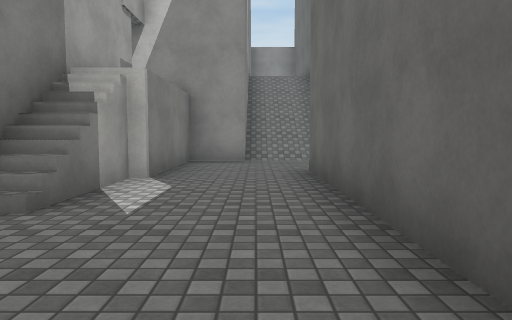
[1] (above)

16 first-person views from a walk through a 3-D level made in the Unity game engine. The camera is 1.2 m above the floor, tilts 4° down and sees 70° across. The floor is counted in squares, 2 m on a side. Each view is taken from the middle of a square. On the plan, view 1 faces up. The plan holds only what a view shows up to about 10 squares ahead; the rest is blank. Door leaves are left out, so doorways stand open. Surface patterns are stand-ins for the level's own textures.

[2]
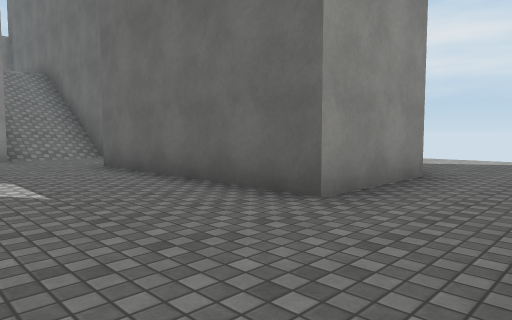

[3]
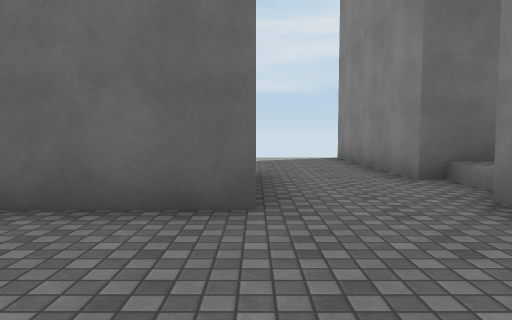

[4]
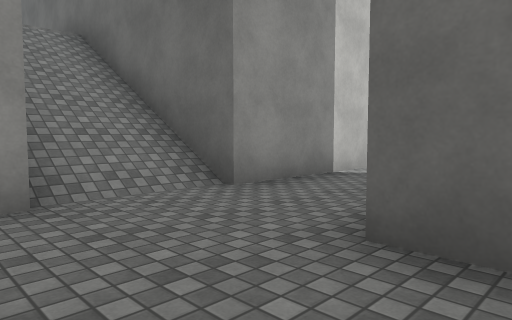

[5]
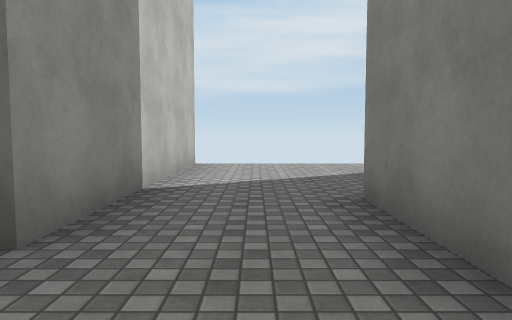

[6]
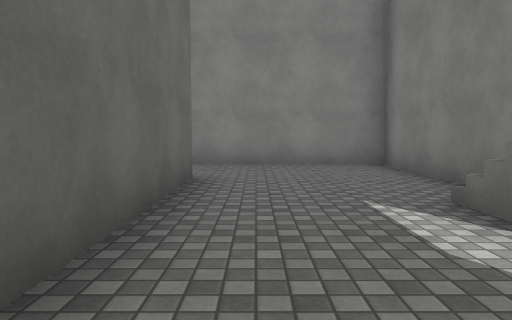

[7]
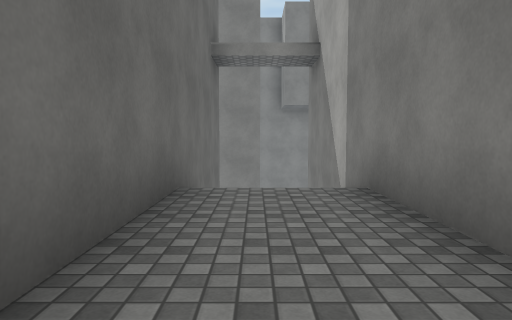

[8]
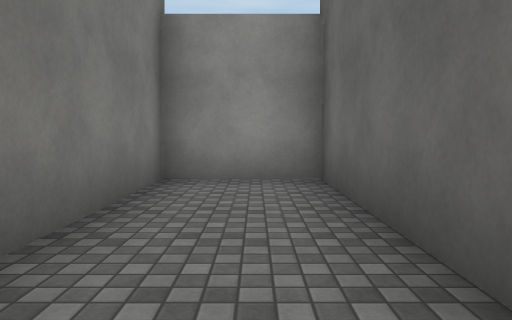

[9]
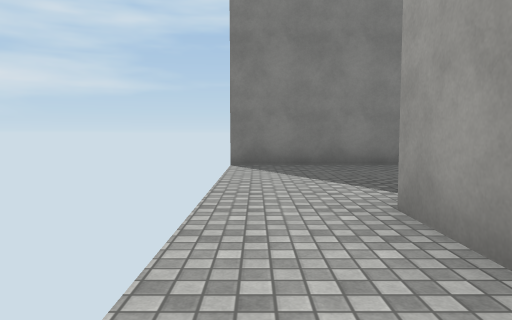

[10]
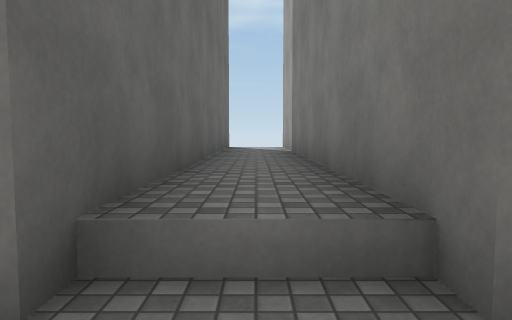

[11]
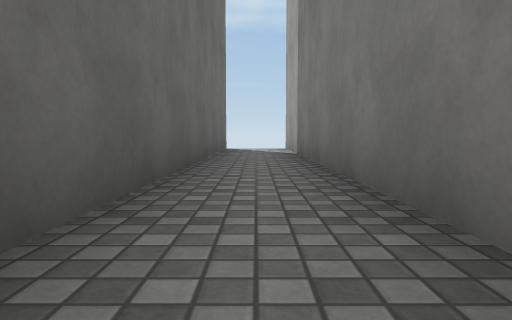

[12]
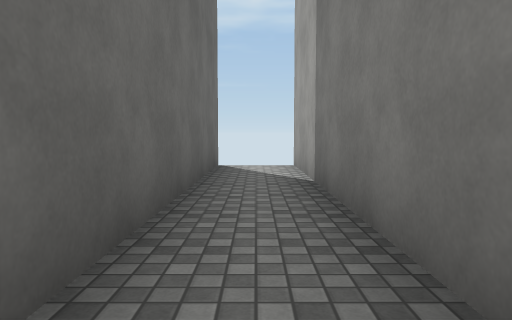

[13]
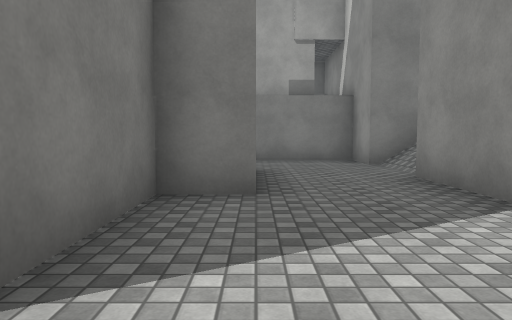

[14]
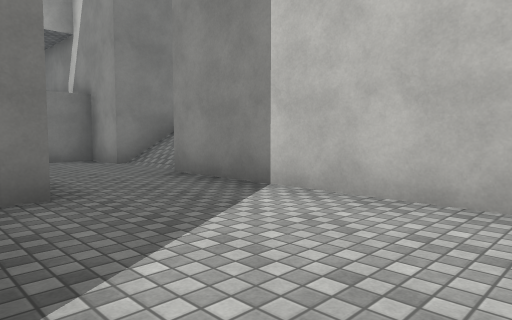

[15]
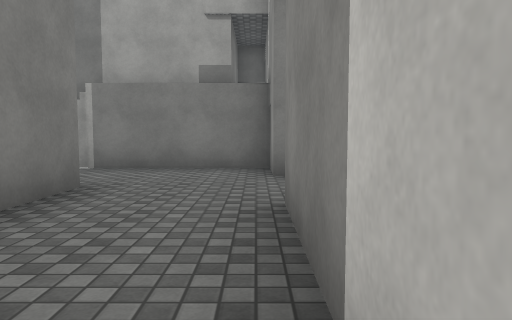

[16]
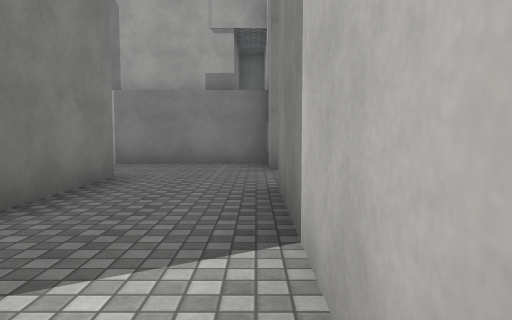

### Floor plan
Key: @ floor where view 1 was taken; # wall or solid block; . main floor; : floor 0.5 m higher than the main floor; + floor 5.25 m higher than the main floor; / step, stairs or slope; D open door.
Columns run from 5 left of view 1 to 8 right of it. Each row starts with its distance up from view 1.
 18     ####
 17     #++#
 16     #++#
 15     #++#
 14     #++#
 13     #//#
 12     # /#
 11     #//#
 10     #//#
  9 #####//#######
  8     .........
  7 ### .........
  6   # ..###....
  5   #/..#####..
  4   #/..#   #..
  3   #/..#   #..
  2   #...#   ...
  1   #...###....
  0   #..@.......
 -1   #..........
 -2   #####D######
 -3       #:#
 -4       #:#
 -5       #:#
 -6       #:#
 -7       #:#
 -8       #:#
 -9       #:#
-10       #:#

Where each view was taken, in squares from view 1:
view 1: 0 up, 0 right, facing up
view 2: 1 down, 2 left, facing up-right
view 3: 1 up, 2 left, facing right
view 4: 5 up, 1 left, facing up-right
view 5: 7 up, 0 right, facing right
view 6: 6 up, 0 right, facing down
view 7: 17 up, 1 right, facing down
view 8: 13 up, 1 right, facing up
view 9: 6 up, 7 right, facing down
view 10: 0 up, 2 right, facing down
view 11: 1 down, 2 right, facing down
view 12: 3 down, 2 right, facing down
view 13: 6 up, 7 right, facing left
view 14: 5 up, 7 right, facing up-left
view 15: 8 up, 5 right, facing left
view 16: 8 up, 6 right, facing left
